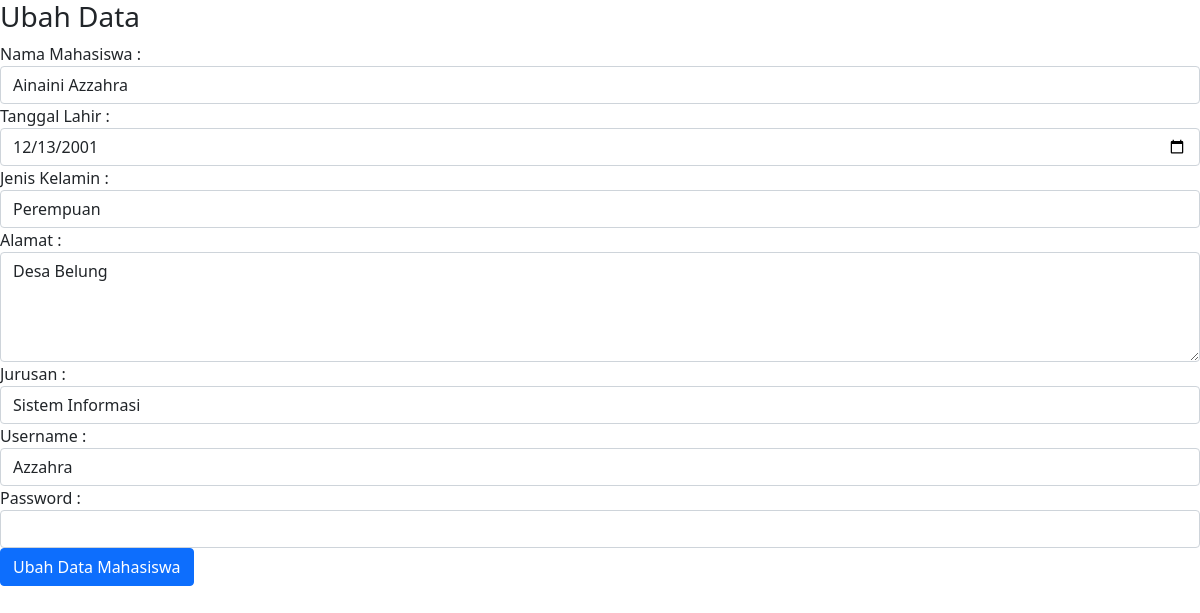
The page /ubah_mahasiswa.php on the database as committed earlier.
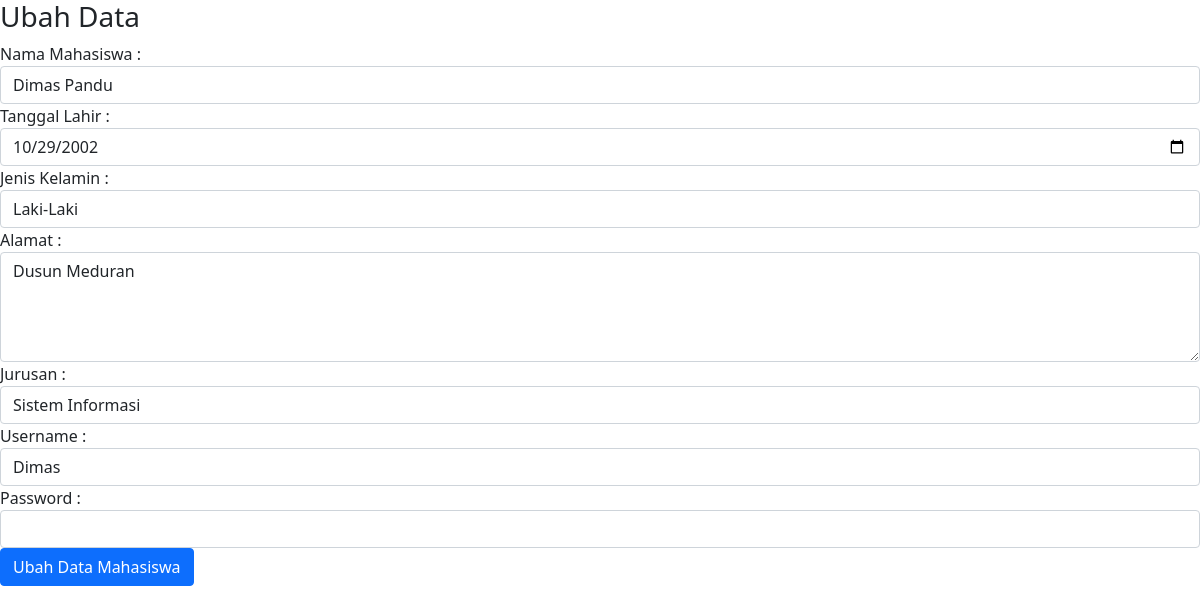
The same page on the database as committed later.
### tables this page shows
CREATE TABLE `mahasiswa` (
  `id_mhs` int(11) NOT NULL,
  `nama` varchar(100) NOT NULL,
  `tanggal_lahir` date NOT NULL,
  `jenis_kelamin` enum('L','P') NOT NULL,
  `alamat` text NOT NULL,
  `username` varchar(255) DEFAULT NULL,
  `password` varchar(255) DEFAULT NULL,
  `id_jurusan` int(11) NOT NULL
);

### ubah_mahasiswa.php (the view, shortened to what this page needs)
<!DOCTYPE html>
<html>
<head>
	<link href="https://cdn.jsdelivr.net/npm/bootstrap@5.0.2/dist/css/bootstrap.min.css" rel="stylesheet">
</head>
<body>
    <?php
    include "koneksi.php";
    $qry_get_mahasiswa=mysqli_query($conn,"select * from mahasiswa");
    $dt_mahasiswa=mysqli_fetch_array($qry_get_mahasiswa);
    ?>
    <h3>Ubah Data</h3>
    <form action="proses_ubah_mahasiswa.php" method="post">
    	Nama Mahasiswa :
    	<input type="text" name="nama" value="<?=$dt_mahasiswa['nama']?>" class="form-control">
    	Tanggal Lahir :
    	<input type="date" name="tanggal_lahir" value="<?=$dt_mahasiswa['tanggal_lahir']?>" class="form-control">
    	Jenis Kelamin :
    	<?php
    	$arr_jk=array('L'=>'Laki-Laki','P'=>'Perempuan');
    	?>
    	<select name="jenis_kelamin" class="form-control">
    		<?php foreach ($arr_jk as $key_jk => $val_jk):
    		   if($key_jk==$dt_mahasiswa['jenis_kelamin']){
    		   	   $selek="selected";
    		   } else {
    		   	   $selek="";
    		   }
    		?>
    		   <option value="<?=$key_jk?>" <?=$selek?>><?=$val_jk?></option>
    		<?php endforeach ?>
    	</select>
    	Alamat :
    	<textarea name="alamat" class="form-control" rows="4"><?=$dt_mahasiswa['alamat']?></textarea>
    	Jurusan :
    	<select name="id_jurusan" class="form-control">
    		<?php
    		include "koneksi.php";
    		$qry_jurusan=mysqli_query($conn,"select * from jurusan");
    		while($data_jurusan=mysqli_fetch_array($qry_jurusan)){
    			if($data_jurusan['id_jurusan']==$dt_mahasiswa['id_jurusan']){
    				$selek="selected";
    			} else {
                    $selek="";
    			}
    	echo '<option value="'.$data_jurusan['id_jurusan'].'" '.$selek.'>'.$data_jurusan['nama_jurusan'].'</option>';
    		}
    		?>
    	</select>
    	Username :
    	<input type="text" name="username" value="<?=$dt_mahasiswa['username']?>" class="form-control">
    	Password :
    	<input type="Password" name="password" value="" class="form-control">
    	<input type="submit" name="simpan" value="Ubah Data Mahasiswa" class="btn btn-primary">
    </form>
</body>
</html>

Rows that differ between the two databases and show on the page:
changed mahasiswa: nama "Ainaini Azzahra" → "Dimas Pandu"; tanggal_lahir "12/13/2001" → "10/29/2002"; alamat "Desa Belung" → "Dusun Meduran"; username "Azzahra" → "Dimas"
Other text that changed with them:
form field jenis_kelamin: "Perempuan" → "Laki-Laki"
